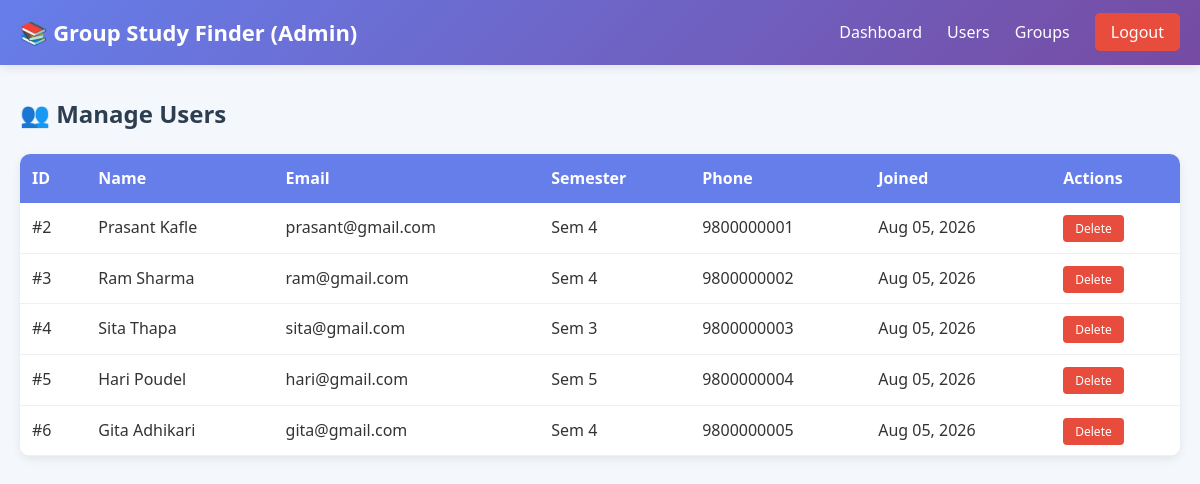
The page /admin/manage-users.php (signed in) on the database its author committed.
### tables this page shows
CREATE TABLE IF NOT EXISTS users (
  id         INT UNSIGNED AUTO_INCREMENT PRIMARY KEY,
  name       VARCHAR(100) NOT NULL,
  email      VARCHAR(150) NOT NULL UNIQUE,
  password   VARCHAR(255) NOT NULL,
  role       ENUM('student', 'admin') NOT NULL DEFAULT 'student',
  semester   TINYINT UNSIGNED DEFAULT NULL,
  phone      VARCHAR(20) DEFAULT NULL,
  bio        TEXT DEFAULT NULL,
  created_at TIMESTAMP DEFAULT CURRENT_TIMESTAMP
);

### admin/manage-users.php (the view, shortened to what this page needs)
<?php
include '../db.php';
$users = mysqli_query($conn, "SELECT * FROM users WHERE role = 'student' ORDER BY created_at DESC");
?>
<!DOCTYPE html>
<html lang="en">
<head>
    <link rel="stylesheet" href="../assets/css/style.css">
</head>
<body>
    <nav class="navbar">
        <div class="nav-container">
            <a href="../index.php" class="logo">📚 Group Study Finder (Admin)</a>
            <ul class="nav-links">
                <li><a href="dashboard.php">Dashboard</a></li>
                <li><a href="manage-users.php">Users</a></li>
                <li><a href="manage-groups.php">Groups</a></li>
                <li><a href="../logout.php" class="btn-logout">Logout</a></li>
            </ul>
        </div>
    </nav>
    <div class="dashboard-container">
        <h2 style="color: #2c3e50; margin-bottom: 20px;">👥 Manage Users</h2>
        <table class="data-table">
            <thead>
                <tr>
                    <th>ID</th>
                    <th>Name</th>
                    <th>Email</th>
                    <th>Semester</th>
                    <th>Phone</th>
                    <th>Joined</th>
                    <th>Actions</th>
                </tr>
            </thead>
            <tbody>
                <?php while($u = mysqli_fetch_assoc($users)) { ?>
                    <tr>
                        <td>#<?= $u['id'] ?></td>
                        <td><?= htmlspecialchars($u['name']) ?></td>
                        <td><?= htmlspecialchars($u['email']) ?></td>
                        <td>Sem <?= $u['semester'] ?></td>
                        <td><?= htmlspecialchars($u['phone'] ?? '-') ?></td>
                        <td><?= date('M d, Y', strtotime($u['created_at'])) ?></td>
                        <td>
                            <a href="manage-users.php?delete=<?= $u['id'] ?>"
                               class="btn-delete"
                               onclick="return confirm('Are you sure you want to delete this user?')">Delete</a>
                        </td>
                    </tr>
                <?php } ?>
            </tbody>
        </table>
    </div>
</body>
</html>

### assets/css/style.css (style rules this page uses)
* { margin: 0; padding: 0; box-sizing: border-box; font-family: 'Segoe UI', Tahoma, Geneva, Verdana, sans-serif; }
body { background: #f4f7fc; color: #333; line-height: 1.6; }
a { text-decoration: none; color: inherit; }
.navbar { background: linear-gradient(135deg, #667eea 0%, #764ba2 100%); padding: 15px 0; box-shadow: 0 2px 10px rgba(0,0,0,0.1); position: sticky; top: 0; z-index: 1000; }
.nav-container { max-width: 1200px; margin: 0 auto; display: flex; justify-content: space-between; align-items: center; padding: 0 20px; }
.logo { color: white; font-size: 22px; font-weight: bold; }
.nav-links { list-style: none; display: flex; gap: 25px; align-items: center; }
.nav-links a { color: white; font-weight: 500; transition: opacity 0.3s; }
.btn-logout { background: #e74c3c; padding: 8px 16px; border-radius: 5px; }
.dashboard-container { max-width: 1200px; margin: 30px auto; padding: 0 20px; }
.data-table { width: 100%; background: white; border-collapse: collapse; border-radius: 10px; overflow: hidden; box-shadow: 0 3px 10px rgba(0,0,0,0.08); margin: 20px 0; }
.data-table th { background: #667eea; color: white; padding: 12px; text-align: left; }
.data-table td { padding: 12px; border-bottom: 1px solid #ecf0f1; }
.btn-delete { background: #e74c3c; color: white; padding: 5px 12px; border: none; border-radius: 4px; cursor: pointer; font-size: 12px; }

### rows shown on the page
users: id "2", name "Prasant Kafle", email "prasant@gmail.com", semester "4", phone "9800000001", created_at "Aug 05, 2026"
users: id "3", name "Ram Sharma", email "ram@gmail.com", semester "4", phone "9800000002", created_at "Aug 05, 2026"
users: id "4", name "Sita Thapa", email "sita@gmail.com", semester "3", phone "9800000003", created_at "Aug 05, 2026"
users: id "5", name "Hari Poudel", email "hari@gmail.com", semester "5", phone "9800000004", created_at "Aug 05, 2026"
users: id "6", name "Gita Adhikari", email "gita@gmail.com", semester "4", phone "9800000005", created_at "Aug 05, 2026"
